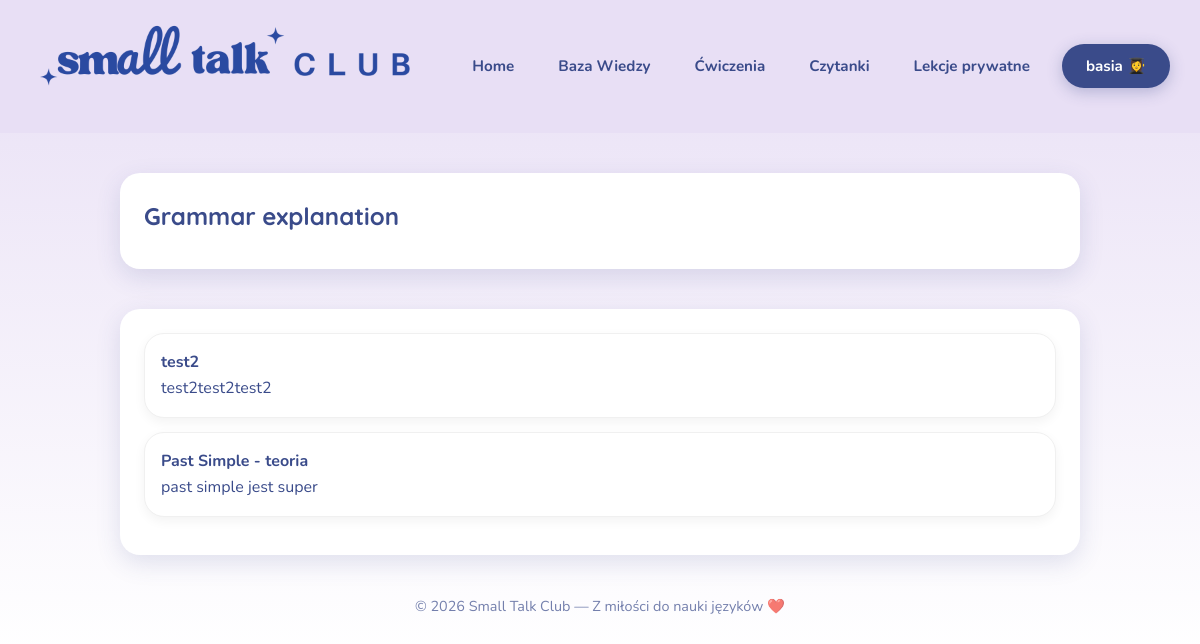
The page /grammar/ (signed in) on the database its author committed.
### content/models.py (models this page shows, shortened)
class Lesson(models.Model):
    TYPE_CHOICES = [
        ('grammar', 'baza wiedzy - teoria'),
        ('exercise', 'ćwiczenia'),
        ('reading', 'czytanie'),
        ('writing', 'pisanie'),
    ]
    title = models.CharField(max_length=200)
    slug = models.SlugField()
    level = models.ForeignKey(Level, on_delete=models.CASCADE)
    category = models.ForeignKey(Category, on_delete=models.SET_NULL, null=True, blank=True)
    type = models.CharField(max_length=20, choices=TYPE_CHOICES)
    content = models.TextField(blank=True) # Treść lekcji/czytanki
    pdf_file = models.FileField(upload_to='pdfs/', blank=True, null=True, verbose_name="Plik PDF")

### content/views.py (the view)
# urls.py: path('grammar/', grammar, name='grammar'),
def grammar(request):
    lessons_from_db = Lesson.objects.filter(type='grammar')
    completed_ids = []
    if request.user.is_authenticated:
        completed_ids = ExerciseResult.objects.filter(user=request.user).values_list('lesson_id', flat=True)
    return render(request, 'grammar.html', {
        'lessons': lessons_from_db,
        'completed_ids': completed_ids
    })

### content/templates/grammar.html
{% extends 'base.html' %}
{% load static %}
{% block content %}
    <section>
      <h2>Grammar explanation </h2>
    </section>
    <section>
      {% for lesson in lessons %}
          <a href="{% url 'lesson_detail' lesson.slug %}" style="text-decoration: none; color: inherit;">
            <div class="card">
              <strong>{{ lesson.title }}</strong>
              <p>{{ lesson.content|striptags|truncatewords:15 }}</p>
            </div>
          </a>
      {% empty %}
          <p>Brak lekcji w bazie. Dodaj coś w panelu admina!</p>
      {% endfor %}
      </section>
{% endblock %}

### content/templates/base.html (shortened to what this page needs)
{% load static %}
<!doctype html>
<html lang="pl">
<head>
  <link rel="stylesheet" href="{% static 'style.css' %}?v=1">
</head>
<body>
  <header>
    <div class="header-content">
      <a href="{% url 'home' %}" class="header-logo-link">
          <img src="{% static 'napis.png' %}" alt="Small Talk Club" class="text-logo">
      </a>
    </div>
    <nav class="main-nav">
      <a href="{% url 'home' %}">Home</a>
      <a href="{% url 'grammar' %}">Baza Wiedzy </a>
      <a href="{% url 'exercises' %}">Ćwiczenia </a>
      <a href="{% url 'readings' %}">Czytanki </a>
      <a href="{% url 'private_lessons' %}">Lekcje prywatne </a>
      {% if request.user.is_authenticated %}
        <a href="{% url 'student_zone' %}" class="btn-login">{{ request.user.username }} 👩‍🎓</a>
      {% else %}
        <a href="{% url 'login' %}" class="btn-login">Strefa Ucznia 🔒</a>
      {% endif %}
    </nav>
  </header>
  <main class="container">
      {% block content %}
      {% endblock %}
  </main>
  <footer>
    © 2026 Small Talk Club — Z miłości do nauki języków ❤️
  </footer>
</body>
</html>

### content/static/style.css (style rules this page uses)
:root { --brand-blue: #3a4b8a; --brand-lavender: #e8dff5; --brand-pink: #ffe4f2; --accent: #4da3ff; --accent2: #ffb6b9; --text: var(--brand-blue); --bg-gradient: linear-gradient(180deg, var(--brand-lavender) 0%, #ffffff 100%); --shadow: 0 8px 24px rgba(58, 75, 138, 0.15); --radius: 20px; }
* { box-sizing: border-box; margin: 0; padding: 0; }
body { background: var(--bg-gradient); font-family: 'Nunito', sans-serif; color: var(--text); line-height: 1.6; }
header { background-color: var(--brand-lavender); color: var(--text); display: flex; flex-wrap: wrap; align-items: center; justify-content: space-between; padding: 10px 30px; border-bottom: none; }
.header-content { display: flex; align-items: center; gap: 15px; }
.text-logo { height: 100px; width: auto; margin-top: 4px; }
.main-nav { display: flex; align-items: center; gap: 20px; }
.main-nav a { color: var(--brand-blue); text-decoration: none; font-weight: 700; font-size: 0.95rem; transition: all 0.3s; padding: 8px 12px; border-radius: 15px; }
.btn-login { background-color: var(--brand-blue) !important; color: white !important; padding: 10px 24px !important; border-radius: 30px !important; box-shadow: 0 4px 15px rgba(58, 75, 138, 0.3); transition: transform 0.2s, box-shadow 0.2s !important; }
.container { max-width: 1000px; margin: 40px auto; padding: 0 20px; }
section { margin-top: 40px; background: #ffffff; padding: 24px; border-radius: var(--radius); box-shadow: var(--shadow); }
section h2 { color: var(--brand-blue); font-family: 'Quicksand', sans-serif; margin-bottom: 10px; }
.card { background: white; border-radius: var(--radius); padding: 16px; margin-bottom: 14px; box-shadow: 0 4px 12px rgba(0,0,0,0.05); border: 1px solid #f0f0f0; }
footer { text-align: center; margin: 40px 0; color: var(--brand-blue); opacity: 0.7; font-size: 0.9rem; }

### rows shown on the page
Lesson: title "test2", content "test2test2test2"
Lesson: title "Past Simple - teoria", content "past simple jest super"

### other values the page prints
{{ request.user.username }} "basia"
